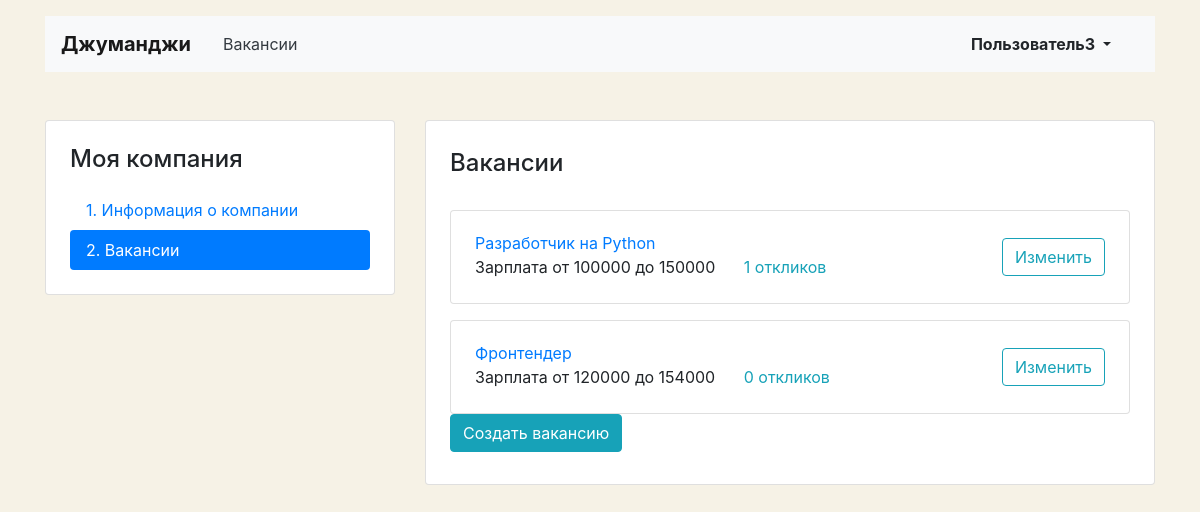
Page /mycompany/vacancies/ (signed in) on the committed database.
### vacancy_app/models.py (models this page shows)
class Vacancy(models.Model):
    title = models.CharField(max_length=80)
    specialty = ForeignKey(Specialty, on_delete=models.CASCADE, related_name="vacancies")
    company = ForeignKey(Company, on_delete=models.CASCADE, related_name="vacancies")
    skills = models.TextField()
    description = models.TextField()
    salary_min = models.PositiveIntegerField()
    salary_max = models.PositiveIntegerField()
    published_at = models.DateField()

### vacancy_app/views.py (the view)
# urls.py: path('mycompany/vacancies/', mycompany_vacancies_view, name='mycompany_vacancies'),
def mycompany_vacancies_view(request):
    context = {}
    try:
        vacancies = Vacancy.objects.filter(company=request.user.company)
        context['vacancies'] = vacancies
        if(vacancies):
            context['company'] = True
    except ObjectDoesNotExist:
        pass
    return render(request, "vacancy_app/vacancy-list.html", context=context)

### vacancy_app/templates/vacancy_app/vacancy-list.html
{% extends 'base_company.html' %}
{% block container %}
  <main class="container mt-3 pb-5">
    <div class="row mt-5">
      <div class="col-12 col-lg-4">
        <aside class="pt-3 pb-4 px-4 mb-5 card">
          <h1 class="h4 pt-2 pb-2">Моя компания</h1>
          <div class="nav flex-column nav-pills" id="v-pills-tab" role="tablist" aria-orientation="vertical">
            <a class="nav-link" href="{% url 'mycompany_create' %}">1. Информация о&nbsp;компании</a>
            <a class="nav-link active" href="{% url 'mycompany_vacancies' %}">2. Вакансии</a>
          </div>
        </aside>
      </div>
      <div class="col-12 col-lg-8">
        <div class="card">
          <div class="card-body px-4 pb-4">
            <section class="tab-pane fade show active">
              <h2 class="h4 pt-2 pb-3">Вакансии</h2>
              {% if vacancies %}
              {% for vacancy in vacancies%}
              <div class="card mt-3">
                <div class="card-body px-4">
                  <div class="row align-items-center">
                    <div class="col-6 col-lg-8">
                      <a href="{% url 'mycompany_vacancy' vacancy_id=vacancy.id %}" class="mb-1">{{ vacancy.title }}</a>
                      <p class="mb-1">
                        <span class="mr-4">Зарплата от {{vacancy.salary_min}} до {{vacancy.salary_max}}</span><a href="{% url 'mycompany_vacancy' vacancy_id=vacancy.id %}" class="text-info">
                          {% if vacancy.applications %}
                          {{ vacancy.applications.count }} откликов
                          {% else %}
                          Нет откликов
                          {% endif %}
                        </a>
                      </p>
                    </div>
                    <div class="col-6 col-lg-4 text-right">
                      <a href="{% url 'mycompany_vacancy' vacancy_id=vacancy.id %}" class="btn btn-outline-info">Изменить</a>
                    </div>
                  </div>
                </div>
              </div>
              {% endfor %}
              {% else %}
              <p>Пока нет вакансий</p>
              {% endif %}
              {% if company %}
              <a href="{% url 'mycompany_vacancies_create' %}" class="btn btn-info mb-2">Создать вакансию</a>
              {% else %}
              <p>У вас ещё нет компании</p>
              <a href="{% url 'mycompany_create' %}" class="btn btn-info mb-2">Создать компанию</a>
              {% endif %}
            </section>
          </div>
        </div>
      </div>
    </div>
  </main>
{% endblock %}

### vacancy_app/templates/base_company.html (shortened to what this page needs)
<!DOCTYPE html>
<html lang="ru">
<head>
  <link rel="stylesheet" href="https://stackpath.bootstrapcdn.com/bootstrap/4.3.1/css/bootstrap.min.css">
</head>
<body>
  <header class="container mt-3">
    <nav class="navbar navbar-expand-lg navbar-light bg-light">
      <a class="navbar-brand mr-4 font-weight-bold" href="/">Джуманджи</a>
      <div class="collapse navbar-collapse justify-content-between" id="navbarNav">
        <ul class="navbar-nav col-10">
          <li class="nav-item">
            <a class="nav-link text-dark" href="/vacancies">Вакансии</a>
          </li>
        </ul>
        <ul class="navbar-nav col-2 justify-content-end">
          <li class="nav-item active">
            <div class="btn-group">
              <button type="button" class="btn dropdown-toggle font-weight-bold" data-toggle="dropdown" aria-haspopup="true" aria-expanded="false">
              {{ request.user.first_name }}
              </button>
            </div>
          </li>
        </ul>
      </div>
    </nav>
  </header>
  {% block container %}
  {% endblock %}
</body>
</html>

### vacancy_app/templates/base_company.html (style rules this page uses)
body { background-color: #F6F2E6; }

### rows in the picture
Vacancy: title "Разработчик на Python", salary_min "100000", salary_max "150000", applications.count "1"
Vacancy: title "Фронтендер", salary_min "120000", salary_max "154000", applications.count "0"

### other values in the picture
{{ request.user.first_name }} "Пользователь3"
